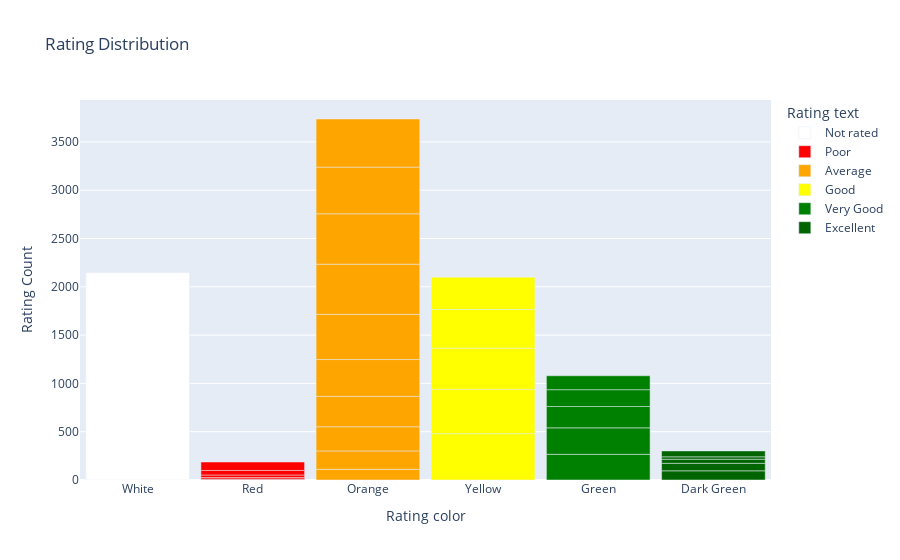

Notebook code cell kept with this figure:
### Markdown cell above
#### Let us see a visualisation of the ratings which will help us understand the rating distribution better.

### Code cell
import plotly.express as px

fig = px.bar(ratings, 
                   x='Rating color', 
                   #marginal='box', 
                   color='Rating text',
             y='Rating Count', 
                   color_discrete_sequence=['White', 'Red','Orange','Yellow','Green',"Darkgreen"], 
                   title='Rating Distribution')
fig.update_layout(bargap=0.1)
fig.show()

### Figure 1 — Plotly figure (JSON) as saved in the notebook; plotly's stock layout.template omitted (floating-point values rounded to 4 significant figures)
{"data": [{"alignmentgroup": "True", "hovertemplate": "Rating text=Not rated<br>Rating color=%{x}<br>Rating Count=%{y}<extra></extra>", "legendgroup": "Not rated", "marker": {"color": "White", "pattern": {"shape": ""}}, "name": "Not rated", "offsetgroup": "Not rated", "orientation": "v", "showlegend": true, "textposition": "auto", "type": "bar", "x": ["White"], "xaxis": "x", "y": [2148], "yaxis": "y"}, {"alignmentgroup": "True", "hovertemplate": "Rating text=Poor<br>Rating color=%{x}<br>Rating Count=%{y}<extra></extra>", "legendgroup": "Poor", "marker": {"color": "Red", "pattern": {"shape": ""}}, "name": "Poor", "offsetgroup": "Poor", "orientation": "v", "showlegend": true, "textposition": "auto", "type": "bar", "x": ["Red", "Red", "Red", "Red", "Red", "Red", "Red"], "xaxis": "x", "y": [1, 2, 7, 15, 27, 47, 87], "yaxis": "y"}, {"alignmentgroup": "True", "hovertemplate": "Rating text=Average<br>Rating color=%{x}<br>Rating Count=%{y}<extra></extra>", "legendgroup": "Average", "marker": {"color": "Orange", "pattern": {"shape": ""}}, "name": "Average", "offsetgroup": "Average", "orientation": "v", "showlegend": true, "textposition": "auto", "type": "bar", "x": ["Orange", "Orange", "Orange", "Orange", "Orange", "Orange", "Orange", "Orange", "Orange", "Orange"], "xaxis": "x", "y": [110, 191, 250, 315, 381, 468, 519, 522, 483, 498], "yaxis": "y"}, {"alignmentgroup": "True", "hovertemplate": "Rating text=Good<br>Rating color=%{x}<br>Rating Count=%{y}<extra></extra>", "legendgroup": "Good", "marker": {"color": "Yellow", "pattern": {"shape": ""}}, "name": "Good", "offsetgroup": "Good", "orientation": "v", "showlegend": true, "textposition": "auto", "type": "bar", "x": ["Yellow", "Yellow", "Yellow", "Yellow", "Yellow"], "xaxis": "x", "y": [480, 458, 427, 400, 335], "yaxis": "y"}, {"alignmentgroup": "True", "hovertemplate": "Rating text=Very Good<br>Rating color=%{x}<br>Rating Count=%{y}<extra></extra>", "legendgroup": "Very Good", "marker": {"color": "Green", "pattern": {"shape": ""}}, "name": "Very Good", "offsetgroup": "Very Good", "orientation": "v", "showlegend": true, "textposition": "auto", "type": "bar", "x": ["Green", "Green", "Green", "Green", "Green"], "xaxis": "x", "y": [266, 274, 221, 174, 144], "yaxis": "y"}, {"alignmentgroup": "True", "hovertemplate": "Rating text=Excellent<br>Rating color=%{x}<br>Rating Count=%{y}<extra></extra>", "legendgroup": "Excellent", "marker": {"color": "Darkgreen", "pattern": {"shape": ""}}, "name": "Excellent", "offsetgroup": "Excellent", "orientation": "v", "showlegend": true, "textposition": "auto", "type": "bar", "x": ["Dark Green", "Dark Green", "Dark Green", "Dark Green", "Dark Green"], "xaxis": "x", "y": [95, 78, 42, 25, 61], "yaxis": "y"}], "layout": {"bargap": 0.1, "barmode": "relative", "legend": {"title": {"text": "Rating text"}, "tracegroupgap": 0}, "title": {"text": "Rating Distribution"}, "xaxis": {"anchor": "y", "domain": [0, 1], "title": {"text": "Rating color"}}, "yaxis": {"anchor": "x", "domain": [0, 1], "title": {"text": "Rating Count"}}}}
